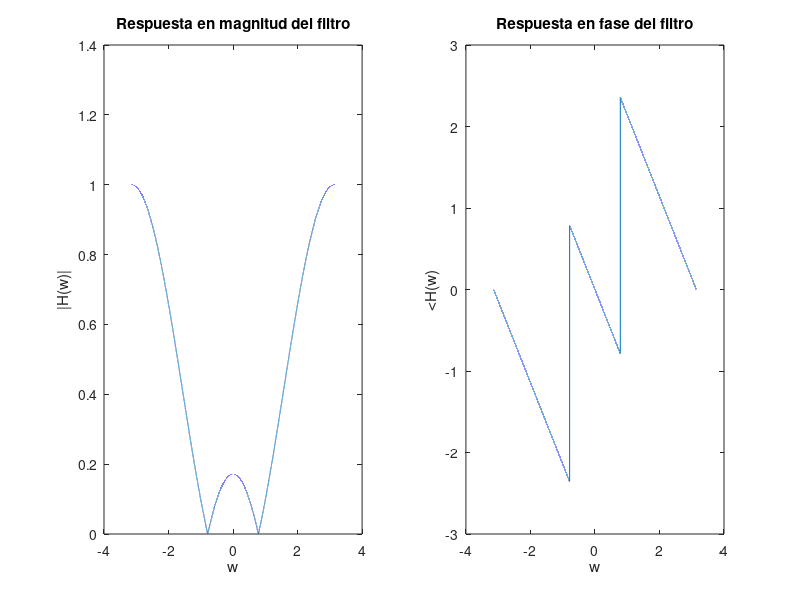
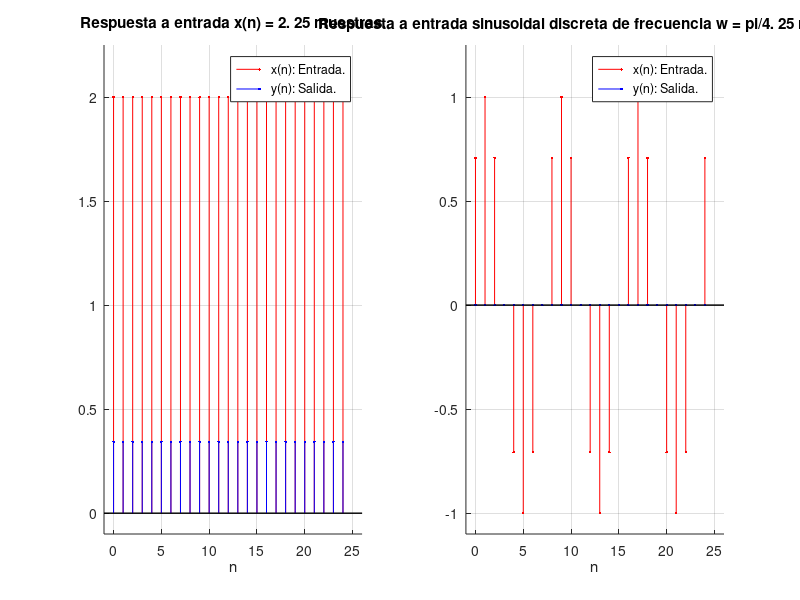

Here is the MATLAB script that generated these plots, in order:
% Ejercicio 2
% Filtro ranura de sólo ceros (FIR).

w = -pi:0.0001:pi; % Frecuencia.

b0 = 1./(2+sqrt(2)); % Ganancia.
w0 = pi/4; % Angulo de los ceros conjugados.

% Funcion |H(w)|.
H = abs(b0).*sqrt((2-2.*cos(w-w0)).*(2-2.*cos(w+w0)));

% Funcion <H(w).
PH = atan((sin(w-w0))./(1-cos(w-w0)))+atan((sin(w+w0))./(1-cos(w+w0)));

% Salidas ante entradas.
M = 25; % Número muestras.

% Inciso a.
wa = 0; % Frecuencua de x(n).
Ha = abs(b0).*sqrt((2-2.*cos(wa-w0)).*(2-2.*cos(wa+w0))); % |H(wa)|.
PHa = atan((sin(wa-w0))./(1-cos(wa-w0)))+atan((sin(wa+w0))./(1-cos(wa+w0))); % <H(wa).
for (n = 1:1:M+1) % Formacion de las secuencias.
  xa(n) = 2*cos(0*n);
  ya(n) = 2*Ha*cos(0*n+PHa);
  endfor

% Inciso b.
wb = w0; % Frecuencua de x(n).
Hb = abs(b0).*sqrt((2-2 .*cos(wb-w0)).*(2-2 .*cos(wb+w0))); % |H(wb)|.
%PHb = atan((sin(wb-w0))./(1-cos(wb-w0)))+atan((sin(wb+w0))./(1-cos(wb+w0))); % Se indefine.
for (n = 1:1:M+1) % Formacion de las secuencias.
  xb(n) = sin(wb*n);
  yb(n) = Hb*sin(wb*n);
  endfor

  
% Graficas de H(w).
figure;
subplot(1,2,1);
plot(w, H);
title('Respuesta en magnitud del filtro')
xlabel('w');
ylabel('|H(w)|');
subplot(1,2,2);
plot(w, PH);
title('Respuesta en fase del filtro')
xlabel('w');
ylabel('<H(w)');

%  Graficas de salida.
% Se corren a n+1 para que empiece en n = 0 la graficacion.
figure;
subplot(1,2,1);
hold on;
stem(n = 0:1:M-1, xa(n+1), 'r.');
stem(n = 0:1:M-1, ya(n+1), 'b.');
hold off;
grid;
axis([-1,26,-0.1,2.25]);
title('Respuesta a entrada x(n) = 2. 25 muestras.')
xlabel('n');
legend('x(n): Entrada.','y(n): Salida.');

subplot(1,2,2);
hold on;
stem(n = 0:1:M-1, xb(n+1), 'r.');
stem(n = 0:1:M-1, yb(n+1), 'b.');
hold off;
grid;
axis([-1,26,-1.1,1.25]);
title('Respuesta a entrada sinusoidal discreta de frecuencia w = pi/4. 25 muestras.')
xlabel('n');
legend('x(n): Entrada.','y(n): Salida.');